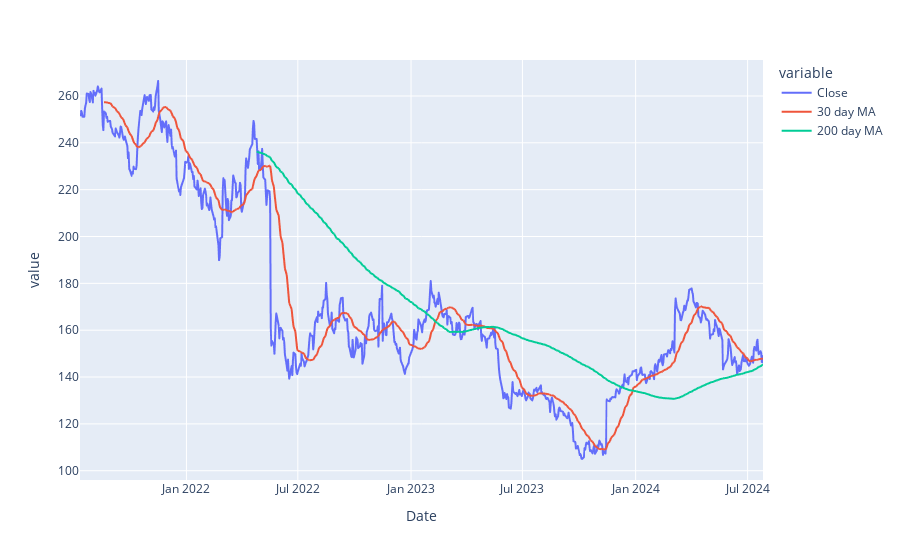

Notebook code for this chart:
### Code cell
px.line(data, x=data.index, y=['Close', '30 day MA', '200 day MA'])

### Figure 1 — Plotly figure (JSON) as saved in the notebook; plotly's stock layout.template omitted (floating-point values rounded to 4 significant figures; data arrays with more than 128 entries replaced by an {"elided": "..."} marker saying what was removed)
{"data": [{"hovertemplate": "variable=Close<br>Date=%{x}<br>value=%{y}<extra></extra>", "legendgroup": "Close", "line": {"color": "#636efa", "dash": "solid"}, "marker": {"symbol": "circle"}, "mode": "lines", "name": "Close", "showlegend": true, "type": "scattergl", "x": {"elided": "766 str values"}, "xaxis": "x", "y": {"elided": "766 float values"}, "yaxis": "y"}, {"hovertemplate": "variable=30 day MA<br>Date=%{x}<br>value=%{y}<extra></extra>", "legendgroup": "30 day MA", "line": {"color": "#EF553B", "dash": "solid"}, "marker": {"symbol": "circle"}, "mode": "lines", "name": "30 day MA", "showlegend": true, "type": "scattergl", "x": {"elided": "766 str values"}, "xaxis": "x", "y": {"elided": "766 float values"}, "yaxis": "y"}, {"hovertemplate": "variable=200 day MA<br>Date=%{x}<br>value=%{y}<extra></extra>", "legendgroup": "200 day MA", "line": {"color": "#00cc96", "dash": "solid"}, "marker": {"symbol": "circle"}, "mode": "lines", "name": "200 day MA", "showlegend": true, "type": "scattergl", "x": {"elided": "766 str values"}, "xaxis": "x", "y": {"elided": "766 float values"}, "yaxis": "y"}], "layout": {"legend": {"title": {"text": "variable"}, "tracegroupgap": 0}, "margin": {"t": 60}, "xaxis": {"anchor": "y", "domain": [0, 1], "title": {"text": "Date"}}, "yaxis": {"anchor": "x", "domain": [0, 1], "title": {"text": "value"}}}}
